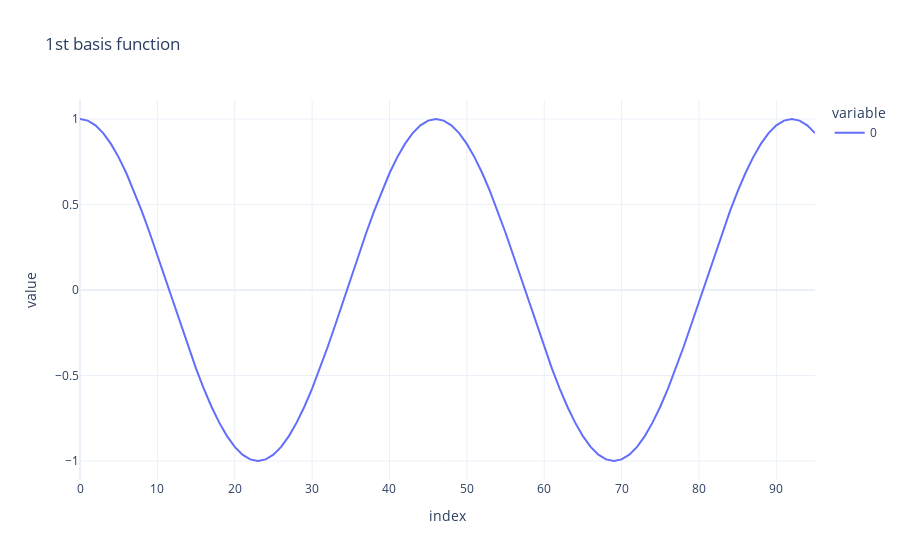

Here is the notebook cell this chart was saved with:
### Code cell
fig = px.line(seasonality_basis[1], title="1st basis function")
fig.show()

### Figure 1 — Plotly figure (JSON) as saved in the notebook; plotly's stock layout.template omitted (floating-point values rounded to 4 significant figures)
{"data": [{"hovertemplate": "variable=0<br>index=%{x}<br>value=%{y}<extra></extra>", "legendgroup": "0", "line": {"color": "#636efa", "dash": "solid"}, "marker": {"symbol": "circle"}, "mode": "lines", "name": "0", "orientation": "v", "showlegend": true, "type": "scatter", "x": [0, 1, 2, 3, 4, 5, 6, 7, 8, 9, 10, 11, 12, 13, 14, 15, 16, 17, 18, 19, 20, 21, 22, 23, 24, 25, 26, 27, 28, 29, 30, 31, 32, 33, 34, 35, 36, 37, 38, 39, 40, 41, 42, 43, 44, 45, 46, 47, 48, 49, 50, 51, 52, 53, 54, 55, 56, 57, 58, 59, 60, 61, 62, 63, 64, 65, 66, 67, 68, 69, 70, 71, 72, 73, 74, 75, 76, 77, 78, 79, 80, 81, 82, 83, 84, 85, 86, 87, 88, 89, 90, 91, 92, 93, 94, 95], "xaxis": "x", "y": [1, 0.9907, 0.9629, 0.9172, 0.8544, 0.7757, 0.6826, 0.5767, 0.4601, 0.3349, 0.2035, 0.06824, -0.06824, -0.2035, -0.3349, -0.4601, -0.5767, -0.6826, -0.7757, -0.8544, -0.9172, -0.9629, -0.9907, -1, -0.9907, -0.9629, -0.9172, -0.8544, -0.7757, -0.6826, -0.5767, -0.4601, -0.3349, -0.2035, -0.06824, 0.06824, 0.2035, 0.3349, 0.4601, 0.5767, 0.6826, 0.7757, 0.8544, 0.9172, 0.9629, 0.9907, 1, 0.9907, 0.9629, 0.9172, 0.8544, 0.7757, 0.6826, 0.5767, 0.4601, 0.3349, 0.2035, 0.06824, -0.06824, -0.2035, -0.3349, -0.4601, -0.5767, -0.6826, -0.7757, -0.8544, -0.9172, -0.9629, -0.9907, -1, -0.9907, -0.9629, -0.9172, -0.8544, -0.7757, -0.6826, -0.5767, -0.4601, -0.3349, -0.2035, -0.06824, 0.06824, 0.2035, 0.3349, 0.4601, 0.5767, 0.6826, 0.7757, 0.8544, 0.9172, 0.9629, 0.9907, 1, 0.9907, 0.9629, 0.9172], "yaxis": "y"}], "layout": {"autosize": true, "legend": {"title": {"text": "variable"}, "tracegroupgap": 0}, "title": {"text": "1st basis function"}, "xaxis": {"anchor": "y", "autorange": true, "domain": [0, 1], "range": [0, 95], "title": {"text": "index"}, "type": "linear"}, "yaxis": {"anchor": "x", "autorange": true, "domain": [0, 1], "range": [-1.111, 1.111], "title": {"text": "value"}, "type": "linear"}}}
